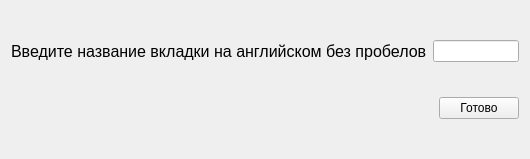
<?xml version="1.0" encoding="UTF-8"?>
<ui version="4.0">
 <class>FormForName</class>
 <widget class="QWidget" name="FormForName">
  <property name="geometry">
   <rect>
    <x>0</x>
    <y>0</y>
    <width>520</width>
    <height>159</height>
   </rect>
  </property>
  <property name="windowTitle">
   <string>Form</string>
  </property>
  <layout class="QGridLayout" name="gridLayout">
   <item row="0" column="0">
    <widget class="QLabel" name="label">
     <property name="font">
      <font>
       <pointsize>12</pointsize>
      </font>
     </property>
     <property name="text">
      <string>Введите название вкладки на английском без пробелов</string>
     </property>
    </widget>
   </item>
   <item row="0" column="1" colspan="2">
    <widget class="QLineEdit" name="lineEdit"/>
   </item>
   <item row="1" column="0" colspan="2">
    <spacer name="horizontalSpacer">
     <property name="orientation">
      <enum>Qt::Horizontal</enum>
     </property>
     <property name="sizeHint" stdset="0">
      <size>
       <width>40</width>
       <height>20</height>
      </size>
     </property>
    </spacer>
   </item>
   <item row="1" column="2">
    <widget class="QPushButton" name="pushButton_OK">
     <property name="minimumSize">
      <size>
       <width>0</width>
       <height>0</height>
      </size>
     </property>
     <property name="text">
      <string>Готово</string>
     </property>
    </widget>
   </item>
  </layout>
 </widget>
 <resources/>
 <connections/>
</ui>
